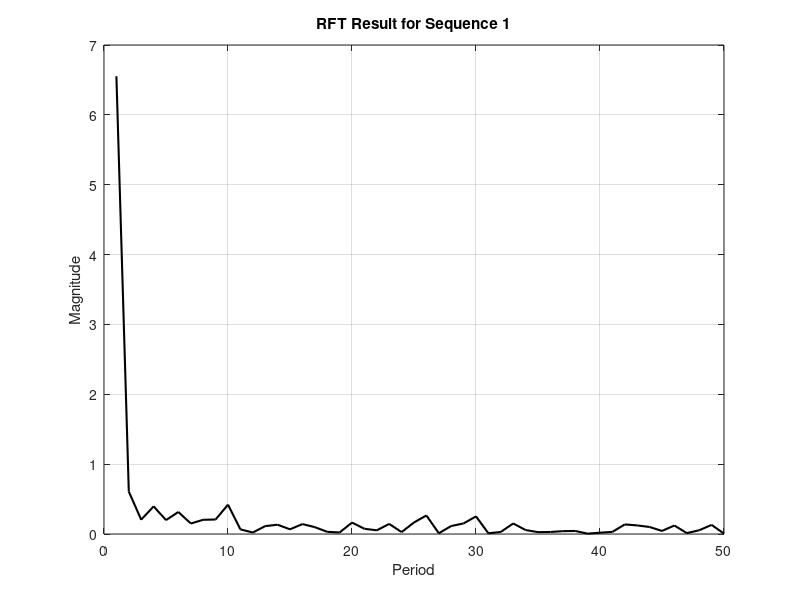
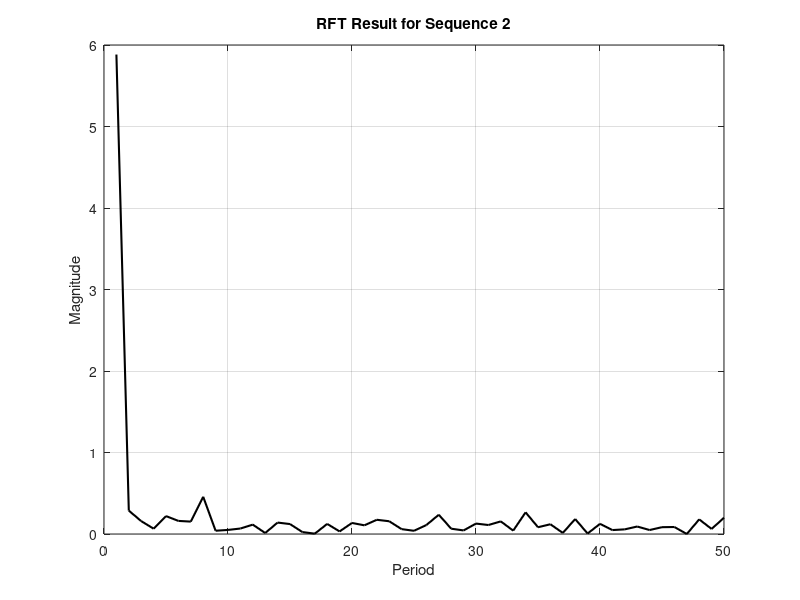
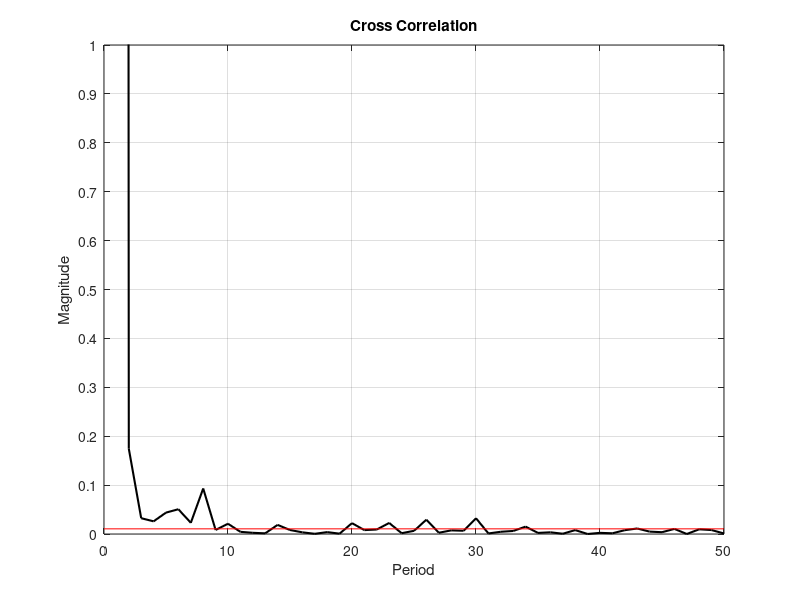

Here is the MATLAB script that generated these plots, in order:
clc;
close all;
clear all;

% Define the EIIP values for each amino acid
EIIP_VALUES = containers.Map( ...
    {'A', 'R', 'N', 'D', 'C', 'Q', 'E', 'G', 'H', 'I', 'L', 'K', 'M', 'F', 'P', 'S', 'T', 'W', 'Y', 'V'}, ...
    [0.0373, 0.0959, 0.0036, 0.1263, 0.0829, 0.0761, 0.0058, 0.0050, 0.0242, 0.0000, ...
     0.0000, 0.0823, 0.0829, 0.0946, 0.0198, 0.0829, 0.0941, 0.0548, 0.0516, 0.0057]);

% Input two protein sequences
sequence1 = 'MVLSPADKTNVKAAWGKVGAHAGEYGAEALERMFLSFPTTKTYFPHFDLSHGSAQVKGHGKKVADALTNAVAHVDDMPNALSALSDLHAHKLRVDPVNFKLLSHCLLVTLAAHLPAEFTPAVHASLDKFLASVSTVLTSKYR';
sequence2 = 'MVHLTPEEKSAVTALWGKVNVDEVGGEALGRLLVVYPWTQRFFESFGDLSTPDAVMGNPKVKAHGKKVLGAFSDGLAHLDNLKGTFATLSELHCDKLHVDPENFRLLGNVLVCVLAHHFGKEFTPPVQAAYQKVVAGVANALAHKYH';

% Convert sequences to EIIP values
eiip_sequence1 = zeros(1, length(sequence1));
eiip_sequence2 = zeros(1, length(sequence2));

for i = 1:length(sequence1)
    aa = sequence1(i);
    eiip_sequence1(i) = EIIP_VALUES(aa);
end

for i = 1:length(sequence2)
    aa = sequence2(i);
    eiip_sequence2(i) = EIIP_VALUES(aa);
end

% Pad sequences to the same length
max_len = max(length(eiip_sequence1), length(eiip_sequence2));
eiip_sequence1 = [eiip_sequence1, zeros(1, max_len - length(eiip_sequence1))];
eiip_sequence2 = [eiip_sequence2, zeros(1, max_len - length(eiip_sequence2))];

% Set maximum period for RFT computation
max_period = 50;

% Ramanujan sum function
function cq = ramanujan_sum(q, n)
    cq = 0;
    for k = 1:q
        if gcd(k, q) == 1
            cq = cq + exp(1i * 2 * pi * k * n / q);
        end
    end
end

% Ramanujan Fourier Transform function
function rft_result = rft(signal, max_period)
    rft_result = zeros(1, max_period);
    for q = 1:max_period
        phi_q = numel(find(gcd(1:q, q) == 1)); % Compute phi(q)
        xq = 0;
        for n = 1:length(signal)
            xq = xq + signal(n) * ramanujan_sum(q, n);
        end
        xq = (1 / phi_q) * xq;
        rft_result(q) = abs(xq);
    end
end

% Compute RFT for both sequences
rft_result1 = rft(eiip_sequence1, max_period);
rft_result2 = rft(eiip_sequence2, max_period);

% Cross-correlation
Pq = abs(rft_result1 .* rft_result2);

% Mean of Pq
mean_Pq = sum(Pq) / max_period;

% SNR calculation
snr = Pq / mean_Pq;

% Find top 20 SNR values
sorted_snr = sort(snr, 'descend');
top_20_snr = sorted_snr(1:min(20, length(sorted_snr)));
threshold = min(top_20_snr); % Threshold as the smallest of the top 20

% Find the period with the highest Pq value
[~, characteristic_period] = max(Pq);

% Check if period 1 is an outlier
if characteristic_period == 1
    [~, characteristic_period] = max(Pq(2:end));  % Find the next highest peak
    characteristic_period = characteristic_period + 1;  % Adjust index
end

% Display characteristic period
disp('Characteristic Period:');
disp(characteristic_period);


% Plot results
figure;
plot(1:max_period, rft_result1, 'k', 'LineWidth', 1.5);
title('RFT Result for Sequence 1');
xlabel('Period');
ylabel('Magnitude');
grid on;

figure;
plot(1:max_period, rft_result2, 'k', 'LineWidth', 1.5);
title('RFT Result for Sequence 2');
xlabel('Period');
ylabel('Magnitude');
grid on;

figure;
plot(1:max_period, Pq, 'k', 'LineWidth', 1.5);
hold on;
plot([0, max_period], [threshold, threshold], 'r'); % Threshold line
title('Cross Correlation');
xlabel('Period');
ylabel('Magnitude');
grid on;

% Zoom in and adjust y-axis
axis([0 max_period 0 1]);
yticks(0:0.1:1);

